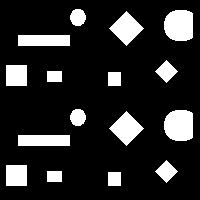
#> input picture L3/test-obiecte.bmp, 200 x 200 px
$ python 'Etichetarea imaginilor binare.py'
#> lines starting #> are read from the running program, lines starting #| are printed output that depends on the picture; after the words box and inside, x2 and y2 are one past the last pixel; in counts of white or black regions, pixels touching at a corner belong together; long printed decimals are rounded
# -*- coding: utf-8 -*-
"""
Created on Tue Mar 26 14:15:47 2024

@author: Laborator
"""


import numpy as np
from skimage import io, measure
import matplotlib.pyplot as plt
from sklearn import cluster
import matplotlib as mpl

plt.close('all')


#img=io.imread('biscuiti.jpg')
Y=io.imread('test-obiecte.bmp')
#> Y: shape (200, 200); 16.2% white; 16 white regions, largest, box (x1, y1, x2, y2) and area: (164, 10, 193, 41) 791, (164, 110, 193, 141) 791, (109, 11, 144, 46) 613
dims=np.shape(Y)
#> dims = (200, 200)
print(dims)
#| (200, 200)

H=dims[0]
#> H = 200
W=dims[1]
#> W = 200
plt.figure(),plt.imshow(Y,cmap="gray"),plt.colorbar(),plt.show()
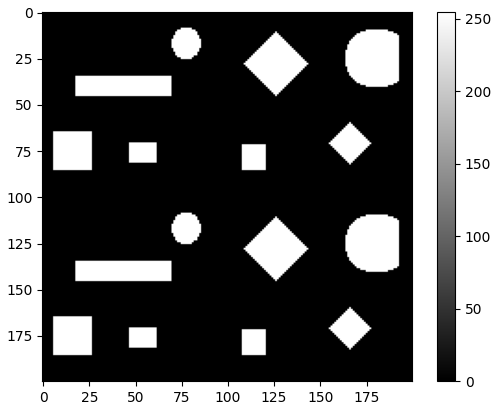
#> figure drawn by matplotlib, 2 panels

h=np.histogram(Y,bins=256,range=(0,256),density=True)
plt.figure(),plt.plot(h[0]),plt.show()
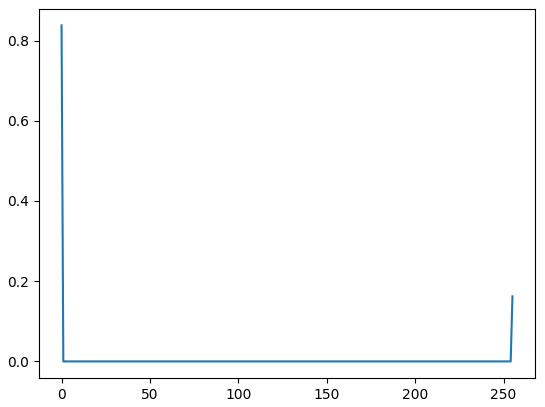
#> figure drawn by matplotlib, 1 panel; curve peaks at x = 0, y = 0.838
BW=np.uint8(Y>100)
#> BW: shape (200, 200); values 0 (black) and 1 (white), 16.2% white; 16 white regions
plt.figure(),plt.imshow(BW,cmap="gray"),plt.colorbar(),plt.show()
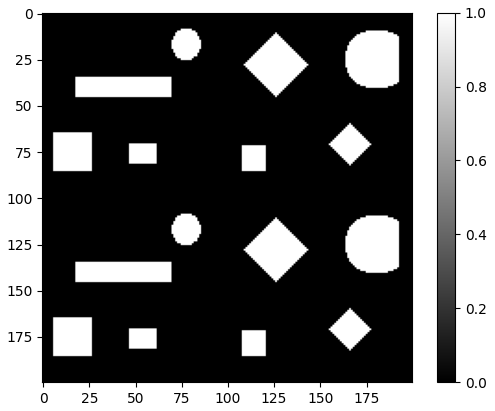
#> figure drawn by matplotlib, 2 panels

[LabelImage, nums]=measure.label(BW,return_num='True')
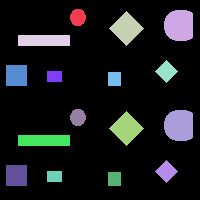
#> LabelImage: shape (200, 200) int64; 17 distinct labels, from 0 to 16; one colour per label, 0 black
#> nums = 16
print(nums)
#| 16
plt.figure(figsize=(10,20)),plt.imshow(LabelImage,cmap="jet"),plt.colorbar(),plt.show()
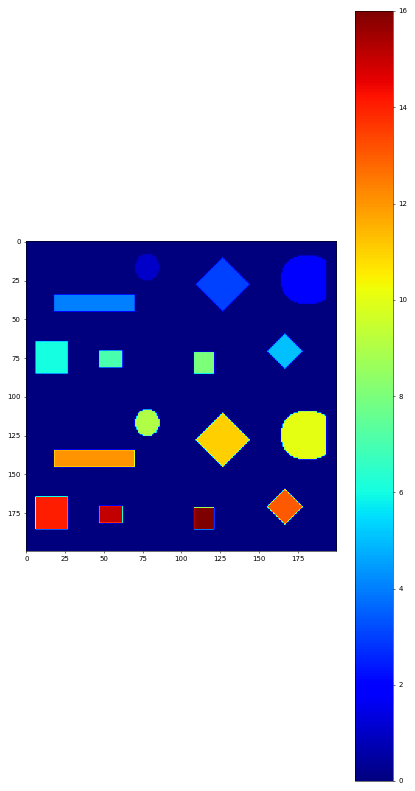
#> figure drawn by matplotlib, 2 panels
plt.figure(figsize=(10,20)),plt.imshow(LabelImage,cmap="jet",interpolation='none'),plt.colorbar(),plt.show()

# [17 lines of commented-out code are left out]

ALLPROPS=measure.regionprops(LabelImage)
#> ALLPROPS = 16 regions; largest, box (x1, y1, x2, y2) and area: (164, 10, 193, 41) 791, (164, 110, 193, 141) 791, (109, 11, 144, 46) 613, (109, 111, 144, 146) 613, (18, 35, 70, 46) 572
#indexul obiectelor din imagine pentru structura de proprietati este  ETICHETA-1
dummy=ALLPROPS[14]
print(dummy.centroid)
#| (176.0, 54.0)
print(dummy.area)
#| 165.0
print(dummy.orientation)
#| 1.571
print(dummy.perimeter)
#| 48.0
print(dummy.moments_hu)
#| [0.1737 0.002759  0.         0.         0.         0.
#|  0.        ]

arie=np.zeros([nums,1],dtype='uint8')
for i in range(nums):
    arie[i]=ALLPROPS[i].area
#> (the run stopped early here; a loop or call above may not have finished)
